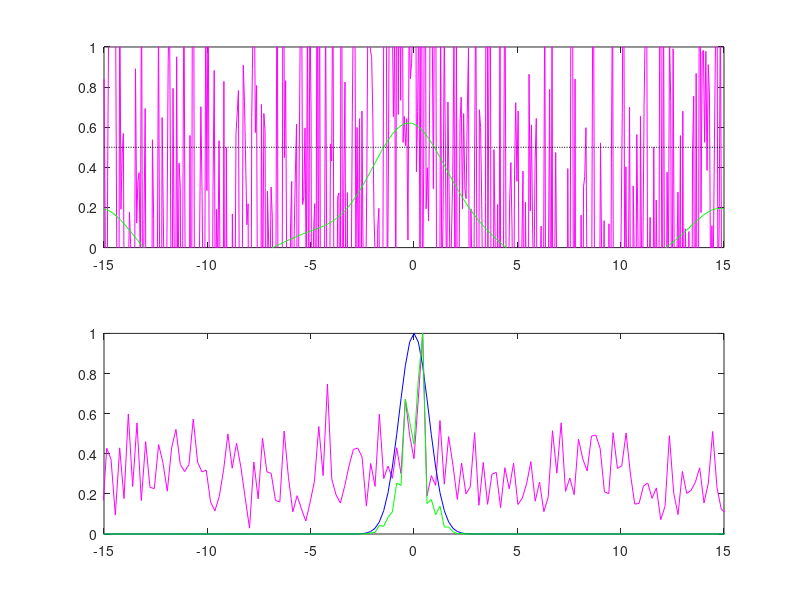

Here is the MATLAB script that generated this plot:
clear all; close all; clc;

%% first part
T=30; % Domain
n=512; % points in the function

t2=linspace(-T/2,T/2,n+1);
t=t2(1:n); % we get rid of the last point because the last point is the same as the first
k=(2*pi/T)*[0:n/2-1 -n/2:-1]; % normalize to our domain (2*pi meaning frequency), and shifting because of the butterfly calculations happening in the fft
ks=fftshift(k); % shift the function for the fourier transformation

u=sech(t); % function
ut=fft(u); % fourier transform

% add noise
noise=20;
utn=ut+noise*(randn(1,n)+i*randn(1,n)); % fourier transform with white noise
un=ifft(utn);

filter=exp(-(k+0).^2); % filter
utnf=filter.*utn; % filtering the signal
unf=ifft(utnf); % inverse fft

% subplot(2,1,1), plot(t,u,'k',t,un,'m');
% subplot(2,1,2), plot(ks,abs(fftshift(ut))/max(abs(fftshift(ut))),'k',ks,abs(fftshift(utn))/max(abs(fftshift(utn))),'m');
subplot(2,1,1), plot(t,un,'m', t, unf,'g',t,0*t+.5,'k:');
axis([-15 15 0 1])
subplot(2,1,2), plot(ks,abs(fftshift(utn))/max(abs(fftshift(utn))),'m',...
    ks,abs(fftshift(filter))/max(abs(fftshift(filter))),'b',...
    ks,abs(fftshift(utnf))/max(abs(fftshift(utnf))),'g'...
    );

axis([-15 15 0 1])

